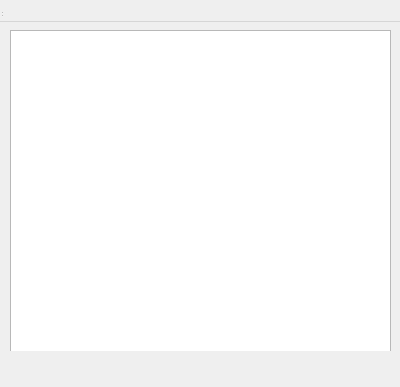
<?xml version="1.0" encoding="UTF-8"?>
<ui version="4.0">
 <class>Dialog</class>
 <widget class="QDialog" name="Dialog">
  <property name="geometry">
   <rect>
    <x>0</x>
    <y>0</y>
    <width>400</width>
    <height>387</height>
   </rect>
  </property>
  <property name="windowTitle">
   <string>GUESS</string>
  </property>
  <widget class="QWidget" name="centralwidget" native="true">
   <property name="geometry">
    <rect>
     <x>0</x>
     <y>0</y>
     <width>401</width>
     <height>351</height>
    </rect>
   </property>
   <widget class="QTableView" name="tableView">
    <property name="geometry">
     <rect>
      <x>10</x>
      <y>30</y>
      <width>381</width>
      <height>331</height>
     </rect>
    </property>
   </widget>
  </widget>
  <widget class="QMenuBar" name="menubar">
   <property name="geometry">
    <rect>
     <x>0</x>
     <y>0</y>
     <width>400</width>
     <height>22</height>
    </rect>
   </property>
  </widget>
  <widget class="QStatusBar" name="statusbar">
   <property name="geometry">
    <rect>
     <x>0</x>
     <y>0</y>
     <width>3</width>
     <height>18</height>
    </rect>
   </property>
  </widget>
 </widget>
 <resources/>
 <connections/>
</ui>
